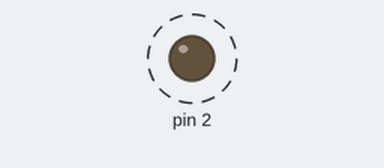
The sketch below on a simulated Arduino Uno, built with avr-gcc and run on an emulated ATmega328P. On the bench: output pins drawn as LEDs (lit = HIGH). Dashed ring = blinking. What the sketch prints to the serial monitor is not drawn.

Above: at 0.5 s.
Timing chart, 0 to 4.6 s (numbered marks = the images above):
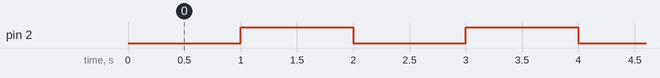

The sketch:

0514_Interrupt_Timer_Basic01.ino
```cpp
#include <TimerOne.h>

int count = 0;

void setup() {
  // put your setup code here, to run once:
  pinMode(2, OUTPUT);
  Serial.begin(9600);

  Timer1.initialize(10000);
  // 10ms 단위로 Timer Interrupt를 실행하도록 설정한다.
  Timer1.attachInterrupt(timerMethod);
  // Timer Interrupt이 실행될 함수를 지정하고
  // Interrupt을 생성한다.
}

void loop() {
  // put your main code here, to run repeatedly:

}

void timerMethod(){

  count++;
  if(count%100 == 0){
    digitalWrite(2, digitalRead(2)^1);
    // XOR 연산을 통해 HIGH와 LOW를 번갈아가며 출력할 수 있도록 한다.
    Serial.println(count);
  }
}
```

Measured:
- by itself, pin 2: alternates HIGH for 1.0 s and LOW for 1.0 s
